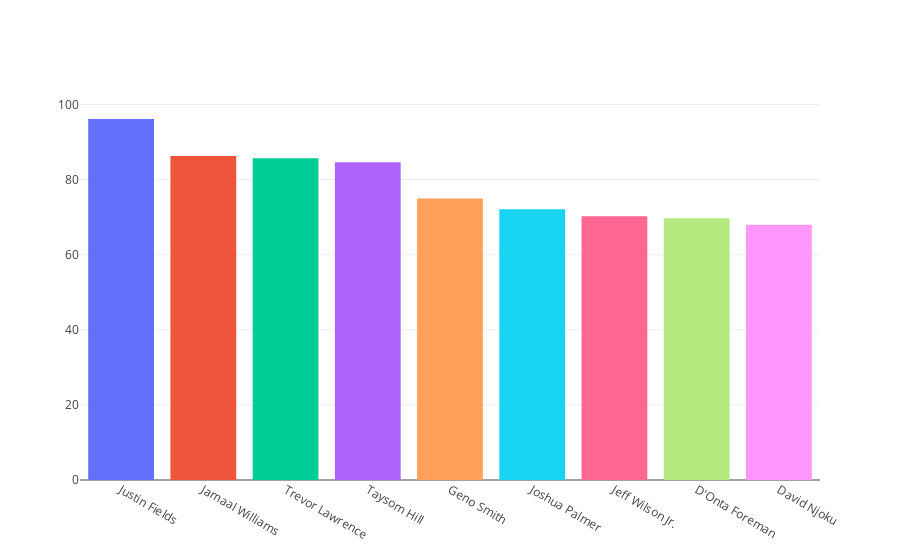

Notebook code for this chart:
### Code cell
from plotly.subplots import make_subplots
import plotly.graph_objects as go

fig = make_subplots(rows=1, cols=1)

fig.add_trace(
    go.Bar(
    x=df.iloc[0:9,:]['Player'].values, 
    y=df.iloc[0:9,:]['quantile'].values,
    marker_color = colors[0:9]
    ),
    row=1, col=1
)

### Figure 1 — Plotly figure (JSON) as saved in the notebook; plotly's stock layout.template omitted (floating-point values rounded to 4 significant figures)
{"data": [{"marker": {"color": ["#636EFA", "#EF553B", "#00CC96", "#AB63FA", "#FFA15A", "#19D3F3", "#FF6692", "#B6E880", "#FF97FF"]}, "type": "bar", "x": ["Justin Fields", "Jamaal Williams", "Trevor Lawrence", "Taysom Hill", "Geno Smith", "Joshua Palmer", "Jeff Wilson Jr.", "D'Onta Foreman", "David Njoku"], "xaxis": "x", "y": [96.15, 86.3, 85.71, 84.62, 75, 72.13, 70.27, 69.7, 68], "yaxis": "y"}], "layout": {"xaxis": {"anchor": "y", "domain": [0, 1]}, "yaxis": {"anchor": "x", "domain": [0, 1]}}}
